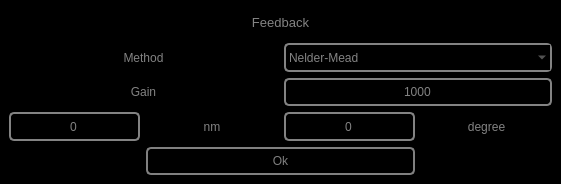
<?xml version="1.0" encoding="UTF-8"?>
<ui version="4.0">
 <class>MainWindow</class>
 <widget class="QMainWindow" name="MainWindow">
  <property name="geometry">
   <rect>
    <x>0</x>
    <y>0</y>
    <width>561</width>
    <height>184</height>
   </rect>
  </property>
  <property name="windowTitle">
   <string>Tuning Fork Fitting</string>
  </property>
  <property name="windowIcon">
   <iconset resource="../../Resources/nSOTScannerResources.qrc">
    <normaloff>:/nSOTScanner/Pictures/jj_schema.svg</normaloff>:/nSOTScanner/Pictures/jj_schema.svg</iconset>
  </property>
  <widget class="QWidget" name="centralwidget">
   <property name="styleSheet">
    <string notr="true">#centralwidget
{
background-color: rgb(0, 0, 0);
}</string>
   </property>
   <layout class="QGridLayout" name="gridLayout" rowstretch="1,1,1,1,1" columnstretch="1,1,1,1">
    <item row="2" column="2" colspan="2">
     <widget class="QLineEdit" name="lineEdit_Gain">
      <property name="sizePolicy">
       <sizepolicy hsizetype="Expanding" vsizetype="Preferred">
        <horstretch>0</horstretch>
        <verstretch>0</verstretch>
       </sizepolicy>
      </property>
      <property name="toolTip">
       <string>Multiply the Data before doing fit help with better accuracy</string>
      </property>
      <property name="styleSheet">
       <string notr="true">QLineEdit#lineEdit_Gain{
color: rgb(131,131,131);
background-color:rgb(0,0,0);
border: 2px solid  rgb(131,131,131);
border-radius: 5px
}</string>
      </property>
      <property name="text">
       <string>1000</string>
      </property>
      <property name="alignment">
       <set>Qt::AlignCenter</set>
      </property>
     </widget>
    </item>
    <item row="1" column="0" colspan="2">
     <widget class="QLabel" name="label">
      <property name="styleSheet">
       <string notr="true">color:rgb(131,131,131)</string>
      </property>
      <property name="text">
       <string>Method</string>
      </property>
      <property name="alignment">
       <set>Qt::AlignCenter</set>
      </property>
     </widget>
    </item>
    <item row="4" column="1" colspan="2">
     <widget class="QPushButton" name="pushButton_Ok">
      <property name="sizePolicy">
       <sizepolicy hsizetype="Preferred" vsizetype="Preferred">
        <horstretch>0</horstretch>
        <verstretch>0</verstretch>
       </sizepolicy>
      </property>
      <property name="maximumSize">
       <size>
        <width>16777215</width>
        <height>16777215</height>
       </size>
      </property>
      <property name="toolTip">
       <string>Test</string>
      </property>
      <property name="styleSheet">
       <string notr="true">QPushButton:pressed#pushButton_Ok{
color: gray;
background-color:rgb(168,168,168);
border: 1px solid rgb(95,107,166);
border-radius: 5px
}

QPushButton#pushButton_Ok{
color: gray;
background-color:rgb(0,0,0);
border: 2px solid gray;
border-radius: 5px
}</string>
      </property>
      <property name="text">
       <string>Ok</string>
      </property>
     </widget>
    </item>
    <item row="0" column="0" colspan="4">
     <widget class="QLabel" name="label_Feedback">
      <property name="styleSheet">
       <string notr="true">color:gray</string>
      </property>
      <property name="text">
       <string>&lt;html&gt;&lt;head/&gt;&lt;body&gt;&lt;p&gt;&lt;span style=&quot; font-size:10pt; color:#838383;&quot;&gt;Feedback&lt;/span&gt;&lt;/p&gt;&lt;/body&gt;&lt;/html&gt;</string>
      </property>
      <property name="alignment">
       <set>Qt::AlignCenter</set>
      </property>
     </widget>
    </item>
    <item row="2" column="0" colspan="2">
     <widget class="QLabel" name="label_2">
      <property name="styleSheet">
       <string notr="true">color:rgb(131,131,131)</string>
      </property>
      <property name="text">
       <string>Gain</string>
      </property>
      <property name="alignment">
       <set>Qt::AlignCenter</set>
      </property>
     </widget>
    </item>
    <item row="3" column="0">
     <widget class="QLineEdit" name="lineEdit_Amplitude">
      <property name="sizePolicy">
       <sizepolicy hsizetype="Expanding" vsizetype="Preferred">
        <horstretch>0</horstretch>
        <verstretch>0</verstretch>
       </sizepolicy>
      </property>
      <property name="toolTip">
       <string>Amplitude fo Tuning Fork</string>
      </property>
      <property name="styleSheet">
       <string notr="true">QLineEdit#lineEdit_Amplitude{
color: rgb(131,131,131);
background-color:rgb(0,0,0);
border: 2px solid  rgb(131,131,131);
border-radius: 5px
}</string>
      </property>
      <property name="text">
       <string>0</string>
      </property>
      <property name="alignment">
       <set>Qt::AlignCenter</set>
      </property>
     </widget>
    </item>
    <item row="3" column="2">
     <widget class="QLineEdit" name="lineEdit_Angle">
      <property name="sizePolicy">
       <sizepolicy hsizetype="Expanding" vsizetype="Preferred">
        <horstretch>0</horstretch>
        <verstretch>0</verstretch>
       </sizepolicy>
      </property>
      <property name="toolTip">
       <string>North is zero, clockwise is positive</string>
      </property>
      <property name="styleSheet">
       <string notr="true">QLineEdit#lineEdit_Angle{
color: rgb(131,131,131);
background-color:rgb(0,0,0);
border: 2px solid  rgb(131,131,131);
border-radius: 5px
}</string>
      </property>
      <property name="text">
       <string>0</string>
      </property>
      <property name="alignment">
       <set>Qt::AlignCenter</set>
      </property>
     </widget>
    </item>
    <item row="3" column="1">
     <widget class="QLabel" name="label_3">
      <property name="styleSheet">
       <string notr="true">color:rgb(131,131,131)</string>
      </property>
      <property name="text">
       <string>nm</string>
      </property>
      <property name="alignment">
       <set>Qt::AlignCenter</set>
      </property>
     </widget>
    </item>
    <item row="3" column="3">
     <widget class="QLabel" name="label_4">
      <property name="styleSheet">
       <string notr="true">color:rgb(131,131,131)</string>
      </property>
      <property name="text">
       <string>degree</string>
      </property>
      <property name="alignment">
       <set>Qt::AlignCenter</set>
      </property>
     </widget>
    </item>
    <item row="1" column="2" colspan="2">
     <widget class="QComboBox" name="comboBox_Method">
      <property name="sizePolicy">
       <sizepolicy hsizetype="Preferred" vsizetype="Preferred">
        <horstretch>0</horstretch>
        <verstretch>0</verstretch>
       </sizepolicy>
      </property>
      <property name="maximumSize">
       <size>
        <width>16777215</width>
        <height>16777215</height>
       </size>
      </property>
      <property name="toolTip">
       <string>Method</string>
      </property>
      <property name="layoutDirection">
       <enum>Qt::LeftToRight</enum>
      </property>
      <property name="styleSheet">
       <string notr="true">QComboBox#comboBox_Method{
color: rgb(131,131,131);
background-color:rgb(0,0,0);
border: 2px solid  rgb(131,131,131);
border-radius: 5px
}</string>
      </property>
      <property name="editable">
       <bool>false</bool>
      </property>
      <item>
       <property name="text">
        <string>Nelder-Mead</string>
       </property>
      </item>
      <item>
       <property name="text">
        <string>Powell</string>
       </property>
      </item>
      <item>
       <property name="text">
        <string>CG</string>
       </property>
      </item>
      <item>
       <property name="text">
        <string>BFGS</string>
       </property>
      </item>
      <item>
       <property name="text">
        <string>Newton-CG</string>
       </property>
      </item>
      <item>
       <property name="text">
        <string>L-BFGS-B</string>
       </property>
      </item>
      <item>
       <property name="text">
        <string>TNC</string>
       </property>
      </item>
      <item>
       <property name="text">
        <string>COBYLA</string>
       </property>
      </item>
      <item>
       <property name="text">
        <string>SLSQP</string>
       </property>
      </item>
      <item>
       <property name="text">
        <string>trust-constr</string>
       </property>
      </item>
      <item>
       <property name="text">
        <string>dogleg</string>
       </property>
      </item>
      <item>
       <property name="text">
        <string>trust-ncg</string>
       </property>
      </item>
      <item>
       <property name="text">
        <string>trust-exact</string>
       </property>
      </item>
      <item>
       <property name="text">
        <string>trust-krylov</string>
       </property>
      </item>
     </widget>
    </item>
   </layout>
  </widget>
 </widget>
 <resources>
  <include location="../../Resources/nSOTScannerResources.qrc"/>
 </resources>
 <connections/>
</ui>
